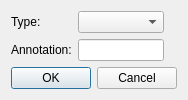
<?xml version="1.0" encoding="UTF-8"?>
<ui version="4.0">
 <class>EditAnnotationDialog</class>
 <widget class="QDialog" name="EditAnnotationDialog">
  <property name="geometry">
   <rect>
    <x>0</x>
    <y>0</y>
    <width>185</width>
    <height>95</height>
   </rect>
  </property>
  <property name="windowTitle">
   <string>Edit annotation</string>
  </property>
  <layout class="QVBoxLayout" name="verticalLayout">
   <item>
    <layout class="QGridLayout" name="gridLayout">
     <item row="0" column="0">
      <widget class="QLabel" name="typeLabel">
       <property name="text">
        <string>Type:</string>
       </property>
      </widget>
     </item>
     <item row="0" column="1">
      <widget class="QComboBox" name="typeComboBox"/>
     </item>
     <item row="1" column="0">
      <widget class="QLabel" name="annotationLabel">
       <property name="text">
        <string>Annotation:</string>
       </property>
      </widget>
     </item>
     <item row="1" column="1">
      <widget class="QLineEdit" name="annotationLineEdit"/>
     </item>
     <item row="1" column="2">
      <widget class="QLabel" name="statusLabel">
       <property name="maximumSize">
        <size>
         <width>18</width>
         <height>18</height>
        </size>
       </property>
       <property name="text">
        <string/>
       </property>
       <property name="scaledContents">
        <bool>true</bool>
       </property>
      </widget>
     </item>
    </layout>
   </item>
   <item>
    <widget class="QDialogButtonBox" name="buttonBox">
     <property name="orientation">
      <enum>Qt::Horizontal</enum>
     </property>
     <property name="standardButtons">
      <set>QDialogButtonBox::Cancel|QDialogButtonBox::Ok</set>
     </property>
    </widget>
   </item>
  </layout>
 </widget>
 <resources>
  <include location="../../icons/icons.qrc"/>
 </resources>
 <connections>
  <connection>
   <sender>buttonBox</sender>
   <signal>accepted()</signal>
   <receiver>EditAnnotationDialog</receiver>
   <slot>accept()</slot>
   <hints>
    <hint type="sourcelabel">
     <x>190</x>
     <y>85</y>
    </hint>
    <hint type="destinationlabel">
     <x>157</x>
     <y>274</y>
    </hint>
   </hints>
  </connection>
  <connection>
   <sender>buttonBox</sender>
   <signal>rejected()</signal>
   <receiver>EditAnnotationDialog</receiver>
   <slot>reject()</slot>
   <hints>
    <hint type="sourcelabel">
     <x>190</x>
     <y>85</y>
    </hint>
    <hint type="destinationlabel">
     <x>286</x>
     <y>274</y>
    </hint>
   </hints>
  </connection>
 </connections>
 <slots>
  <slot>change_validator(int)</slot>
  <slot>toggle_button()</slot>
  <slot>toggle_status()</slot>
 </slots>
</ui>
